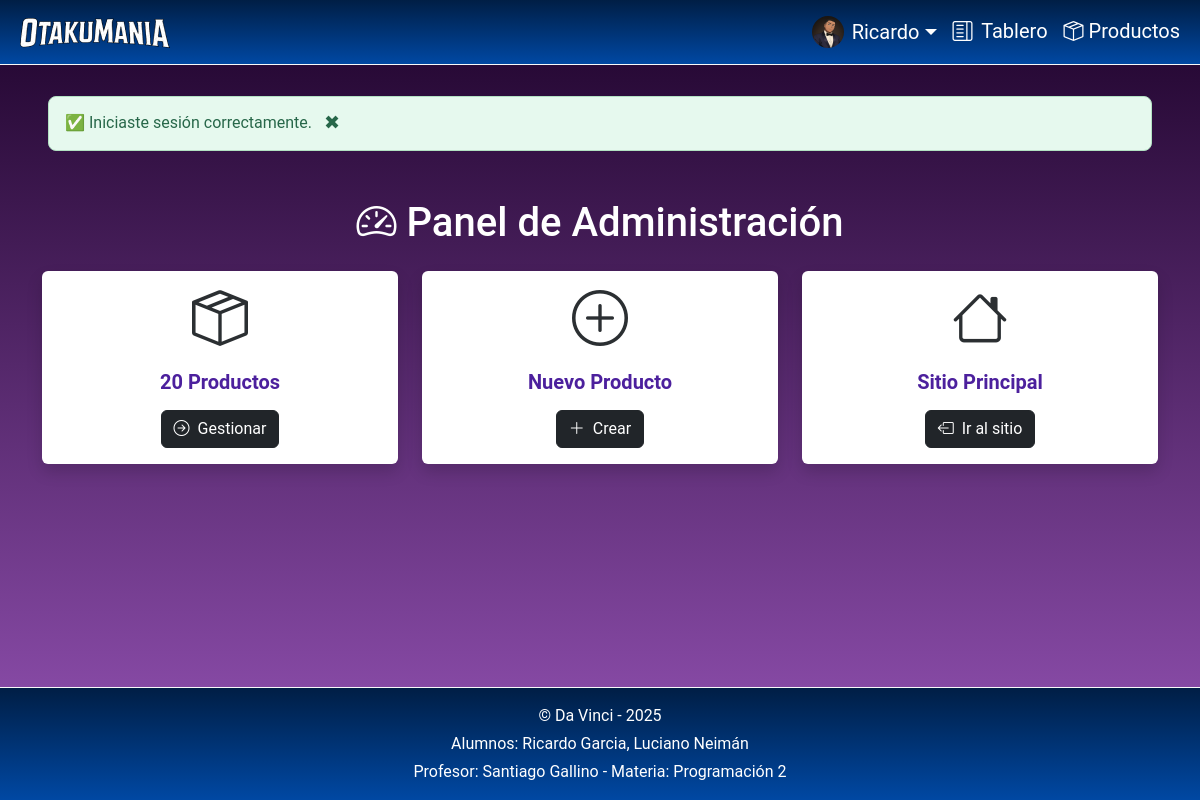
The page /admin/index.php?seccion=dashboard (signed in) on the database its author committed.
### tables this page shows
CREATE TABLE `usuarios` (
  `usuario_id` int(10) UNSIGNED NOT NULL,
  `rol_fk` tinyint(3) UNSIGNED NOT NULL,
  `email` varchar(100) NOT NULL,
  `password` varchar(255) NOT NULL,
  `nombre` varchar(60) DEFAULT NULL,
  `apellido` varchar(60) DEFAULT NULL,
  `avatar` varchar(255) DEFAULT NULL
);

### bootstrap/autoload.php (called while the page is built, shortened)
<?php
spl_autoload_register(function(string $className) {
    $classFilename = $className . ".php";
    $classPath = __DIR__ . '/../classes/' . $classFilename;
});

### classes/Autenticacion.php (called while the page is built, shortened)
<?php
class Autenticacion
{
    private ?Usuario $usuario = null;
    public function estaAutenticado(): bool
    {
        return isset($_SESSION['usuario_id']);
    }
    public function getId(): ?int
    {
        return $_SESSION['usuario_id'];
    }
    public function getUsuario(): ?Usuario
    {
        if (!$this->usuario) {
            $this->usuario = (new Usuario)->porId($this->getId());
        }
        return $this->usuario;
    }
    public function getUsuarioLogin(): ?Usuario
    {
        return $this->usuario;
    }
}

### classes/Usuario.php (called while the page is built, shortened)
<?php
class Usuario
{
    private ?string $nombre = null;
    private ?string $avatar = null;
    public function porId(int $id): ?self
    {
        $db = (new DBConexionStatic)->getConexion();
        $consulta = "SELECT * FROM usuarios WHERE usuario_id = ?";
        $stmt = $db->prepare($consulta);
        $stmt->execute([$id]);
        $stmt->setFetchMode(PDO::FETCH_CLASS, self::class);
        $usuario = $stmt->fetch();
        return $usuario ?: null;
    }
    public function getNombre(): ?string
    {
        return $this->nombre;
    }
    public function getAvatar(): ?string
    {
        return $this->avatar;
    }
}

### admin/index.php (the view, shortened to what this page needs)
<?php
$rutas = [
  'home' => [
    'titulo' => 'Ingresar',
  ],
  'dashboard' => [
    'titulo' => 'Tablero',
    'requiereAutenticacion' => true,
  ],
  'miPerfil' => [
    'titulo' => 'Mi Perfil',
    'requiereAutenticacion' => false,
  ],
  'productos' => [
    'titulo' => 'Administrar productos',
    'requiereAutenticacion' => true,
  ],
  'nuevoProducto' => [
    'titulo' => 'Nuevo Producto',
    'requiereAutenticacion' => true,
  ],
  'edicionProducto' => [
    'titulo' => 'Editar producto',
    'requiereAutenticacion' => true,
  ],
  'verProducto' => [
    'titulo' => 'Ver producto',
    'requiereAutenticacion' => true,
  ],
  'confirmarBajaProducto' => [
    'titulo' => 'Confirmacion de baja de producto',
    'requiereAutenticacion' => true,
  ],
  '404' => [
    'titulo' => 'Página no encontrada',
  ],
];
$seccion = $_GET['seccion'] ?? 'home';
$rutaConfig = $rutas[$seccion];
$autenticacion = new Autenticacion;
$requiereAutenticacion = $rutaConfig['requiereAutenticacion'] ?? false;
if (
  $requiereAutenticacion &&
  (
    !$autenticacion->estaAutenticado() ||
    !$autenticacion->getUsuario()->esAdmin()
  )
) {
  $_SESSION['feedback_error'] = "❌ Se requiere haber iniciado sesión como administrador para ver este contenido.";
  header("Location: index.php");
  exit;
}
if (isset($_SESSION['feedback_exito'])) {
  $feedbackExito = $_SESSION['feedback_exito'];
}
?>
<!DOCTYPE html>
<html lang="es">
<head>
  <link rel="stylesheet" href="https://cdn.jsdelivr.net/npm/bootstrap-icons@1.11.3/font/bootstrap-icons.min.css">
  <link href="../assets/css/bootstrap.min.css" rel="stylesheet">
  <link rel="stylesheet" href="../assets/css/estilos.css">
</head>
<body>
  <header class="main-header">
    <nav class="navbar navbar-expand-lg bg-azul fixed-top border-bottom border-light" data-bs-theme="dark">
      <div class="container-fluid ">
        <a class="navbar-brand text-white" href="../index.php?seccion=home">
          <img src="../assets/imgs/logo.webp" alt="Otaku Mania Logo" class="mx-2">
        </a>
        <div class="collapse navbar-collapse text-white" id="navbarNavAltMarkupAdmin">
          <?php
          if ($autenticacion->estaAutenticado()):
          ?>
            <?php $usuario = $autenticacion->getUsuarioLogin(); ?>
            <div class="navbar-nav ms-auto">
                <div class="nav-item dropdown">
                    <a class="nav-link dropdown-toggle d-flex align-items-center text-white fs-5" href="#"
                       role="button"
                       data-bs-toggle="dropdown" aria-expanded="false">
                        <img src="../assets/imgs/avatars/<?= $usuario->getAvatar() ?? 'avatar.webp'; ?>"
                             alt="Avatar"
                             width="32" height="32" class="rounded-circle me-2">
                        <?= htmlspecialchars($usuario->getNombre()) ?>
                    </a>
                </div>
              <a class="nav-link active text-white fs-5" href="index.php?seccion=dashboard">
                <i class="bi bi-layout-text-sidebar me-1"></i> Tablero
              </a>
              <a class="nav-link text-white fs-5" href="index.php?seccion=productos">
                <i class="bi bi-box-seam "></i> Productos
              </a>
            </div>
          <?php
          endif;
          ?>
        </div>
      </div>
    </nav>
  </header>
  <main class="pt-5 bg-degrade text-white">
    <?php if (isset($feedbackExito)): ?>
      <div class="msg-success  mt-5 mx-5" id="msg-success">
        <span><?= $feedbackExito; ?></span>
        <button class="close-btn" onclick="this.parentElement.style.display='none';">✖</button>
      </div>
    <?php endif; ?>
  </main>
  <footer class="main-footer bg-azul text-white py-3  border-top border-light">
    <div class="container text-center">
      <p class="mb-1">&copy; Da Vinci - 2025</p>
      <p class="mb-1">Alumnos: Ricardo Garcia, Luciano Neimán</p>
      <p class="mb-0">Profesor: Santiago Gallino - Materia: Programación 2</p>
    </div>
  </footer>
</body>
</html>

### assets/css/estilos.css (style rules this page uses)
:root { --color-morado-oscuro: #1E032B; --color-morado-intenso: #7907AD; --color-lila: #9B4DCA; --color-lila-claro: #BE7DEB; --color-morado-gris: #6B4D7B; --color-azul-oscuro: #001E45; --color-azul-claro: #0048A3; }
* { margin: 0; padding: 0; box-sizing: border-box; font-family: 'Roboto', sans-serif; }
body { background-color: #fafafa; display: grid; height: 100dvh; grid-template-rows: auto 1fr auto; }
.bg-degrade { background: linear-gradient(to bottom, #1E032B, rgba(94, 13, 134, 0.75)); }
.bg-azul { background: linear-gradient(to bottom, #001E45, rgb(0, 72, 163)); }
.msg-error, .msg-success { position: relative; display: flex; align-items: center; padding: 12px 16px; border-radius: 8px; margin-top: 16px; font-size: 1rem; }
.msg-success { background-color: #e6f9ee; border: 1px solid #b2e0c2; color: #276749; }
.close-btn { background: transparent; border: none; font-size: 1.2rem; color: inherit; cursor: pointer; padding: 0; margin-left: 12px; }

### rows shown on the page
usuarios: avatar (picture), nombre "Ricardo"

### other values the page prints
$feedbackExito "✅ Iniciaste sesión correctamente."
count($productos) "20"
